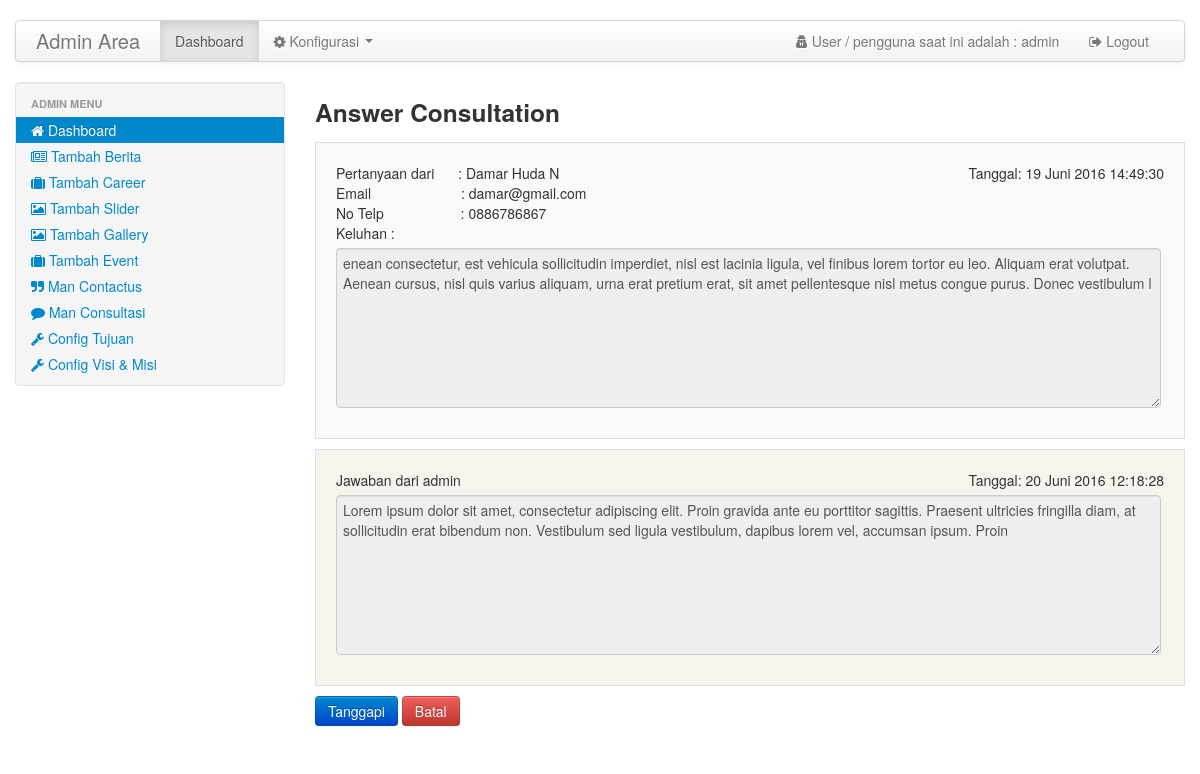
The app's page /adm_alrahma/homeadmin.php?pg=answertesti&id=20 (signed in) with its own data.
### tables this page shows
CREATE TABLE IF NOT EXISTS `tujuan` (
`id_tujuan` int(10) NOT NULL,
  `ket_tujuan` text NOT NULL
);

CREATE TABLE IF NOT EXISTS `visimisi` (
`id_visimisi` int(100) NOT NULL,
  `ket_visimisi` text NOT NULL
);

CREATE TABLE IF NOT EXISTS `testimoni` (
`id_testimoni` int(100) NOT NULL,
  `nama_testi` varchar(20) NOT NULL,
  `email` varchar(30) NOT NULL,
  `keluhan_testi` text NOT NULL,
  `no_telp_testi` varchar(20) NOT NULL,
  `tgl_testi` datetime NOT NULL
);

CREATE TABLE IF NOT EXISTS `analisa_testi` (
`id_analisa_testi` int(100) NOT NULL,
  `id_testimoni` int(100) NOT NULL,
  `sesi_user` varchar(100) NOT NULL,
  `answer_testi` text NOT NULL,
  `tgl_answer` datetime NOT NULL
);

### config/config.php (called while the page is built, shortened)
<?php
$base_url 	="http://localhost/Alrahma/";
?>

### libs/funct/library_function.php (called while the page is built, shortened)
<?php include "config/koneksi.php";
function tgl_indo($tgl){
    $tanggal = substr($tgl,8,2);
    $bulan   = getBulan(substr($tgl,5,2));
    $tahun   = substr($tgl,0,4);
    return $tanggal.' '.$bulan.' '.$tahun;
}
function getBulan($bln){
    switch ($bln){
        case 6:
            return "Juni";
        break;
    }
}
?>

### adm_alrahma/pages/answertesti.php (the view, shortened to what this page needs)
<?php include "../libs/funct/library_function.php"; ?>
<div>
  <h3>Answer Consultation</h3>
</div>
<?php
	$getdata_user = mysqli_fetch_array(mysqli_query($con,"SELECT * FROM testimoni WHERE id_testimoni='$_GET[id]'"));
	$convrt = $getdata_user['tgl_testi'];
	$substr = substr($convrt, 10);
 ?>
<div class="bordered-container">
	<div>
		<div style="float:right;display:inline-block;">
		<span class="">Tanggal: <?php echo tgl_indo($getdata_user['tgl_testi']).$substr;?></span>
		</div>
		<div>
			<label class="label-config">Pertanyaan dari</label>
			<span class="nama_testi">: <?php echo $getdata_user['nama_testi']; ?></span>
		</div>
		<div>
			<label class="label-config">Email</label>
			<span class="email">: <?php echo $getdata_user['email'] ;?></span>
		</div>
		<div>
			<label class="label-config">No Telp</label>
			<span class="notelp">: <?php echo $getdata_user['no_telp_testi'] ;?></span>
		</div>
		<div>
			<label>Keluhan :</label>
			<textarea readonly class="form-textconfig"><?php echo $getdata_user['keluhan_testi']; ?></textarea>
		</div>
	</div>
</div>
<?php
	$get_testi = mysqli_fetch_array(mysqli_query($con,"SELECT * FROM analisa_testi WHERE id_testimoni='$_GET[id]'"));
	$showtesti_answer = $get_testi['id_testimoni'];
	$convrt = $get_testi['tgl_answer'];
	$substr_answer = substr($convrt, 10);
 ?>
	<?php if ($showtesti_answer =="" || $showtesti_answer== null) { ?>
	<?php }else{ ?>
	<div class="bordered-container class-admin">
		<div style="float:right;display:inline-block;">
			<span class="">Tanggal: <?php echo tgl_indo($get_testi['tgl_answer']).$substr_answer;?></span>
		</div>
		<div>
			<label>Jawaban dari <?php echo $_SESSION['username']; ?></label>
			<textarea readonly class="form-textconfig"><?php echo $get_testi['answer_testi']; ?></textarea>
		</div>
	</div>
	<?php } ?>
<div style="margin-bottom:20px;">
	<input type="submit" class="btn btn-primary adding" name="button" id="button" value="Tanggapi">
	<input type="submit" class="btn btn-danger" value="Batal" onclick="history.back();">
</div>

### adm_alrahma/homeadmin.php (shortened to what this page needs)
<?php session_start();
include("../config/config.php");
?>
<!DOCTYPE html>
<html lang="en">
<head>
	<link href="<?php echo $base_url;?>adm_alrahma/css/bootstrap.css" rel="stylesheet">
	<link href="<?php echo $base_url;?>adm_alrahma/css/bootstrap-responsive.min.css" rel="stylesheet">
	<link href="<?php echo $base_url;?>adm_alrahma/css/site.css" rel="stylesheet">
	<link href="css/paging.css" rel="stylesheet">
	<link href="css/bootstrap-datepicker.css" rel="stylesheet">
	<link href="<?php echo $base_url;?>adm_alrahma/js/jquery.dataTables.css" type="text/css" rel="stylesheet">
	<link rel="stylesheet" href="css/font-awesome-4.6.3/css/font-awesome.min.css">
	</head>
<body>
<div class="container">
	<div class="navbar">
		<div class="navbar-inner">
				<a class="brand" href="#">Admin Area</a>
				<div class="nav-collapse">
					<ul class="nav">
						<li class="active">
							<a href="homeadmin.php">Dashboard</a>
						</li>
                        <li class="dropdown">
                        	<a href="" class="dropdown-toggle" data-toggle="dropdown"><i class="fa fa-cog"></i> Konfigurasi <b class="caret"></b></a>
						</li>
					</ul>
					<ul class="nav pull-right">
						<li>
							<a href=""><i class="fa fa-user-secret"></i> User / pengguna saat ini adalah : <?php echo $_SESSION['username']; ?></a>
						</li>
						<li>
							<a href="auth/logout.php"  onclick="return confirm('Anda yakin ingin keluar sistem !!');"><i class="fa fa-sign-out"></i> Logout</a>
						</li>
					</ul>
				</div>
		</div>
	</div>
	<div class="row">
		<div class="span3">
			<div class="well" style="padding: 8px 0;">
				<ul class="nav nav-list">
					<li class="nav-header">Admin Menu</li>
					<li class="active">
						<a href="homeadmin.php?pg=dashboard"><i class="fa fa-home"></i> Dashboard</a>
					</li>
					<li>
					  	<a href="homeadmin.php?pg=news"><i class="fa fa-newspaper-o"></i> Tambah Berita</a>
					</li>
					<li>
					  	<a href="homeadmin.php?pg=career"><i class="fa fa-suitcase"></i> Tambah Career</a>
					</li>
         			<li>
				 	 	<a href="homeadmin.php?pg=slider"><i class="fa fa-picture-o"></i> Tambah Slider</a>
					</li>
					<li>
				 	 	<a href="homeadmin.php?pg=gallery"><i class="fa fa-picture-o"></i> Tambah Gallery</a>
					</li>
					<li>
				 	 	<a href="homeadmin.php?pg=event"><i class="fa fa-suitcase"></i> Tambah Event</a>
					</li>
					 <li>
				 	 	<a href="homeadmin.php?pg=contactus"><i class="fa fa-quote-right"></i> Man Contactus</a>
					</li>
					 <li>
				 	 	<a href="homeadmin.php?pg=mantestimoni"><i class="fa fa-comment"></i> Man Consultasi</a>
					</li>
					<li>
						<?php $rw=mysqli_query($con,"SELECT * FROM tujuan"); while($s=mysqli_fetch_array($rw)) { ?>
						<a href="homeadmin.php?pg=tujuan&id=<?php echo $s['id_tujuan']; ?>"><i class="fa fa-wrench"></i> Config Tujuan</a>
	 	 				<?php } ?>
					</li>
					<li>
						<?php $rw=mysqli_query($con,"SELECT * FROM visimisi"); while($s=mysqli_fetch_array($rw)) { ?>
	 	 				<a href="homeadmin.php?pg=visimisi&id=<?php echo $s['id_visimisi']; ?>"><i class="fa fa-wrench"></i> Config Visi & Misi </a>
	 	 				<?php } ?>
					</li>
				</ul>
			</div>
		</div>
		<div class="span9">
			<?php  include "libs/conf_pageadmn.php";?>
	  	</div>
	</div>
</body>
</html>

### adm_alrahma/css/site.css (style rules this page uses)
body { padding-top:20px; padding-bottom:20px; }
.navbar { position: relative; z-index: 2; margin-bottom: 20px; overflow: visible; color: #777777; }
.navbar-inner { min-height: 40px; padding-right: 20px; padding-left: 20px; background-color: #fafafa; background-image: -moz-linear-gradient(top, #ffffff, #f2f2f2); background-image: -webkit-gradient(linear, 0 0, 0 100%, from(#ffffff), to(#f2f2f2)); background-image: -webkit-linear-gradient(top, #ffffff, #f2f2f2); background-image: -o-linear-gradient(top, #ffffff, #f2f2f2); background-image: linear-gradient(to bottom, #ffffff, #f2f2f2); background-repeat: repeat-x; border: 1px solid #d4d4d4; -webkit-border-radius: 4px; -moz-border-radius: 4px; border-radius: 4px; filter: progid:DXImageTransform.Microsoft.gradient(startColorstr='#ffffffff', endColorstr='#fff2f2f2', GradientType=0); *zoom: 1; -webkit-box-shadow: 0 1px 4px rgba(0, 0, 0, 0.065); -moz-box-shadow: 0 1px 4px rgba(0, 0, 0, 0.065); box-shadow: 0 1px 4px rgba(0, 0, 0, 0.065); }
.navbar-inner:before, .navbar-inner:after { display: table; line-height: 0; content: ""; }
.navbar-inner:after { clear: both; }
.navbar .brand { display: block; float: left; padding: 10px 20px 10px; margin-left: -20px; font-size: 20px; font-weight: 200; color: #777777; text-shadow: 0 1px 0 #ffffff; }
.bordered-container { background: #F9F9F9; border:1px solid #DEDEDE; padding: 20px; display: block; margin-bottom: 10px; }
.class-admin { background:#f7f4ee; border:1px solid #DEDEDE; padding: 20px; display: block; margin-bottom: 10px; }
.form-textconfig { width: 98%; height: 150px; display: inherit; }
.label-config { display: inline; }
.nama_testi { margin-left: 20px; }
.email { margin-left: 86px; }
.notelp { margin-left: 73px; }

### adm_alrahma/css/paging.css (style rules this page uses)
a { color: #0088cc; text-decoration: none; }
ul { padding: 0; }

### records on screen
testimoni: tgl_testi "19 Juni 2016", tgl_testi "14:49:30", nama_testi "Damar Huda N", email "damar@gmail.com", no_telp_testi "0886786867", keluhan_testi "enean consectetur, est vehicula sollicitudin imperdiet, nisl est lacinia ligula, vel finibus lorem tortor eu leo. Aliquam erat volutpat. Aenean cursus, nisl quis varius aliquam, urna erat pretium erat, sit amet pellentesque nisl metus congue purus. Donec vestibulum l"
analisa_testi: tgl_answer "20 Juni 2016", tgl_answer "12:18:28", answer_testi "Lorem ipsum dolor sit amet, consectetur adipiscing elit. Proin gravida ante eu porttitor sagittis. Praesent ultricies fringilla diam, at sollicitudin erat bibendum non. Vestibulum sed ligula vestibulum, dapibus lorem vel, accumsan ipsum. Proin"

### other values on screen
$_SESSION['username'] "admin"
